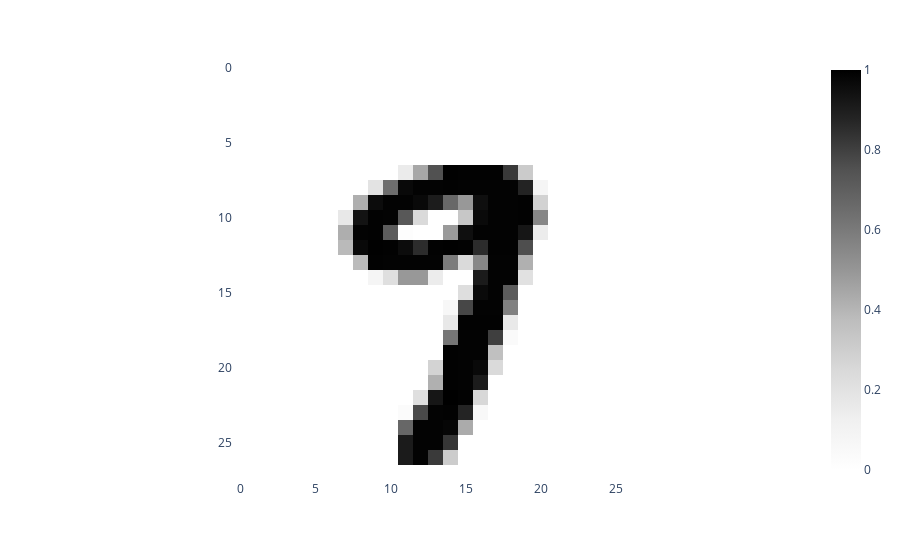

The notebook cell saved with this chart:
### Markdown cell above
Let's see it with one of the examples:

### Code cell
px.imshow(X_test[432].reshape(28,28), color_continuous_scale='greys')

### Figure 1 — Plotly figure (JSON) as saved in the notebook; plotly's stock layout.template omitted (floating-point values rounded to 4 significant figures; data arrays with more than 128 entries replaced by an {"elided": "..."} marker saying what was removed)
{"data": [{"coloraxis": "coloraxis", "hovertemplate": "x: %{x}<br>y: %{y}<br>color: %{z}<extra></extra>", "name": "0", "type": "heatmap", "xaxis": "x", "yaxis": "y", "z": {"elided": "28x28 float values"}}], "layout": {"coloraxis": {"colorscale": [[0, "rgb(255,255,255)"], [0.125, "rgb(240,240,240)"], [0.25, "rgb(217,217,217)"], [0.375, "rgb(189,189,189)"], [0.5, "rgb(150,150,150)"], [0.625, "rgb(115,115,115)"], [0.75, "rgb(82,82,82)"], [0.875, "rgb(37,37,37)"], [1, "rgb(0,0,0)"]]}, "margin": {"t": 60}, "xaxis": {"anchor": "y", "constrain": "domain", "domain": [0, 1], "scaleanchor": "y"}, "yaxis": {"anchor": "x", "autorange": "reversed", "constrain": "domain", "domain": [0, 1]}}}
